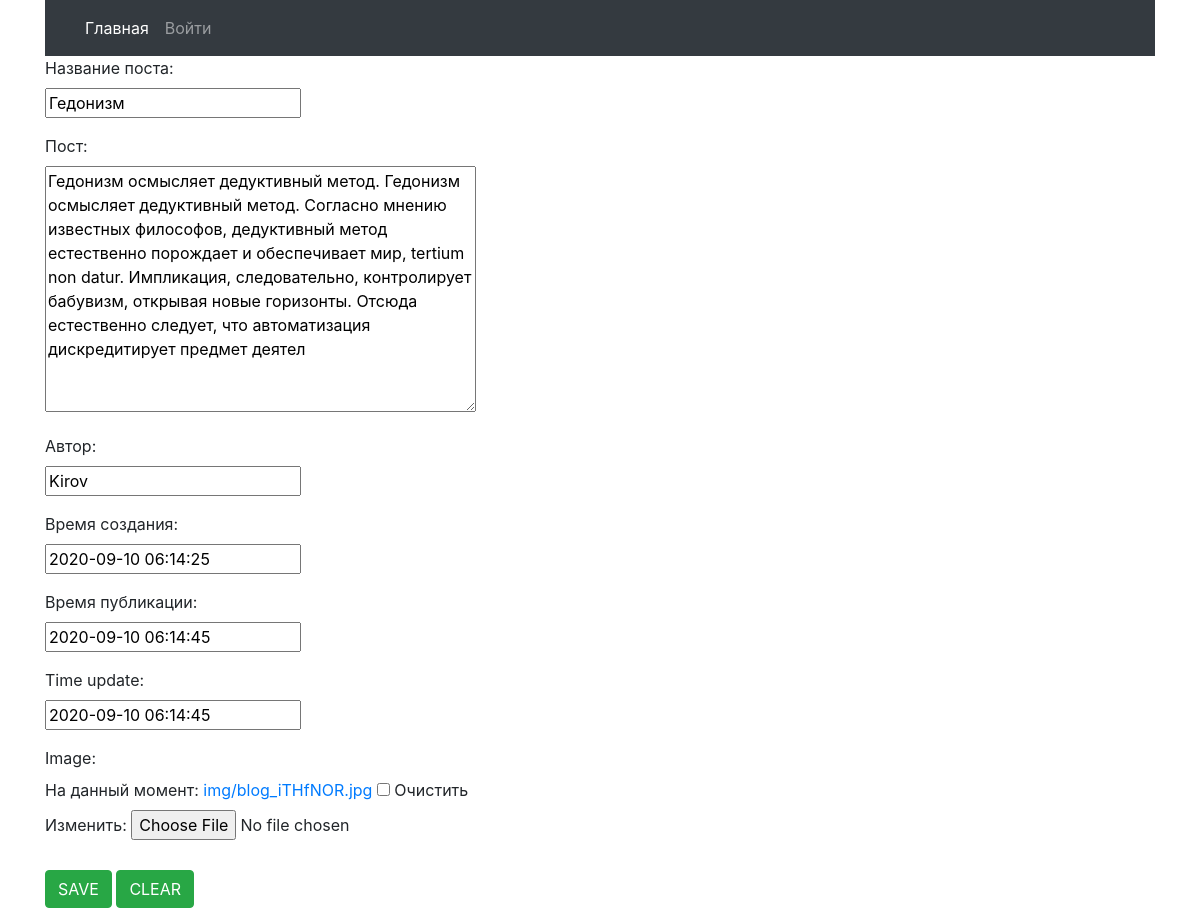
Page /admin_panel/edit_post/28 on the committed database.
### blog/models.py (models this page shows)
class Post (models.Model):
    post_name = models.CharField(verbose_name='Название поста', max_length=30)
    post = models.TextField(verbose_name='Пост')
    author = models.CharField(verbose_name='Автор', max_length=30)
    time_creation = models.DateTimeField(verbose_name='Время создания',default=now, editable=True)
    time_publication = models.DateTimeField(verbose_name='Время публикации', default=now, editable=True)
    time_update = models.DateTimeField(default=now, editable=True)
    image = models.ImageField(upload_to='img/', blank=True, null=True)

### admin_panel/views.py (the view, shortened to what this page needs)
# urls.py: re_path(r'^edit_post/(?P<iid>[0-9]+)$', edit_post),
def edit_post(request, iid: int):
    data = dict()
    post = Post.objects.get(id=iid)
    if request.method == 'GET':
        instans = EditPost(instance=post)
        data['edit_post_form'] = instans
        data['post'] = post
        return render(request, 'blog/edit_post.html', context=data)

### admin_panel/forms.py
class EditPost(forms.ModelForm):
    class Meta:
        model = Post
        fields = ('post_name', 'post', 'author', 'time_creation', 'time_publication',
                  'time_update', 'image', )

### templates/blog/edit_post.html (shortened to what this page needs)
{% extends "base.html" %}
{% block content %}
 <form id="edit_post" method="POST" action="../edit_post/{{ post.id }}" enctype="multipart/form-data">
            <div>
                {% for field in edit_post_form %}
                <div class="form-group">
                    {{ field.label_tag }}
                    <div>
                        {{ field }}
                    </div>
                </div>
                {% endfor %}
            </div>
            <p style="margin-top:30px">
                <input id="b1" type="submit" value="SAVE" class="btn btn-success">
                <input id="b2" type="reset" value="CLEAR" class="btn btn-success">
            </p>
        </form>
{% endblock %}

### rows in the picture
Post: edit_post_form "Гедонизм" "Гедонизм осмысляет дедуктивный метод. Гедонизм осмысляет дедуктивный метод. Согласно мнению известных философов, дедуктивный метод естественно порождает и обеспечивает мир, tertium nоn datur. Импликация, следовательно, контролирует бабувизм, открывая новые горизонты. Отсюда естественно следует, что автоматизация дискредитирует предмет деятел" "Kirov" "2020-09-10 06:14:25" "2020-09-10 06:14:45" "2020-09-10 06:14:45"

### other values in the picture
{{ field.label_tag }} "Название поста:" "Пост:" "Автор:" "Время создания:" "Время публикации:" "Time update:" "Image:"
